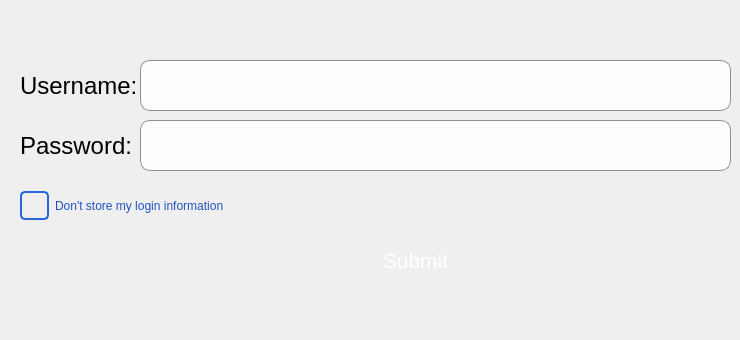
     <widget class="QWidget" name="loginIndex">
      <widget class="QLineEdit" name="password_input">
       <property name="geometry">
        <rect>
         <x>140</x>
         <y>120</y>
         <width>591</width>
         <height>51</height>
        </rect>
       </property>
       <property name="styleSheet">
        <string notr="true">QLineEdit{
	border: 1px solid #8e918f;
	border-radius: 10px;
	padding: 6px;
	background-color: #fdfdfd;
	color: black;
}</string>
       </property>
       <property name="text">
        <string/>
       </property>
       <property name="echoMode">
        <enum>QLineEdit::Password</enum>
       </property>
      </widget>
      <widget class="QLineEdit" name="username_input">
       <property name="geometry">
        <rect>
         <x>140</x>
         <y>60</y>
         <width>591</width>
         <height>51</height>
        </rect>
       </property>
       <property name="styleSheet">
        <string notr="true">QLineEdit{
	border: 1px solid #8e918f;
	border-radius: 10px;
	padding: 6px;
	background-color: #fdfdfd;
	color: black;
}</string>
       </property>
       <property name="text">
        <string/>
       </property>
      </widget>
      <widget class="QPushButton" name="submitBtn">
       <property name="geometry">
        <rect>
         <x>320</x>
         <y>230</y>
         <width>191</width>
         <height>61</height>
        </rect>
       </property>
       <property name="font">
        <font>
         <pointsize>16</pointsize>
        </font>
       </property>
       <property name="styleSheet">
        <string notr="true">QPushButton{
	background-color: qlineargradient(
    		spread:pad,
    		x1:0.5, y1:0,
    		x2:0.5, y2:1,
    		stop:0 rgba(22, 135, 211, 255),
    		stop:1 rgba(1, 94, 158, 255)
	);
	border: 1px solid transparent;
	border-radius: 12px;
	color: white;
}

QPushButton:hover{
	background-color: qlineargradient(
    		spread:pad,
    		x1:0.5, y1:0,
    		x2:0.5, y2:1,
    		stop:0 rgba(29, 150, 231, 255),
    		stop:1 rgba(1, 115, 193, 255)
	);
	border: 1px solid transparent;
	border-radius: 12px;
	color: white
}

QPushButton:pressed{
	background-color: qlineargradient(
    		spread:pad,
    		x1:0.5, y1:0,
    		x2:0.5, y2:1,
    		stop:0 rgba(20, 121, 190, 255),
    		stop:1 rgba(1, 85, 142, 255) 
	);
	border: 1px solid transparent;
	border-radius: 12px;
	color: white
}</string>
       </property>
       <property name="text">
        <string>Submit</string>
       </property>
      </widget>
      <widget class="QCheckBox" name="storeLoginCheckbox">
       <property name="geometry">
        <rect>
         <x>20</x>
         <y>190</y>
         <width>391</width>
         <height>31</height>
        </rect>
       </property>
       <property name="styleSheet">
        <string notr="true">QCheckBox{
	color: #2153bf
}

QCheckBox::indicator {
    width: 25px;
    height: 25px;
	border: 2px solid;
	border-radius: 5px;
	border-color: #2c64dc;
}

QCheckBox::indicator:checked {
    background-color: qlineargradient(spread:pad, x1:1, y1:1, x2:0, y2:0, stop:0 #2c64dc, stop:0.878307 #2356c4);
    image: url(config/icons/check-mark.png);
    background-position: center;
}

QCheckBox::indicator::hover {
	background-color: #e1e8fa;
}

QCheckBox::indicator::checked::hover
{
    background-color: qlineargradient(spread:pad, x1:1, y1:1, x2:0, y2:0, stop:0 #5683e3, stop:0.878307 #4273dd);

}</string>
       </property>
       <property name="text">
        <string>Don't store my login information</string>
       </property>
      </widget>
      <widget class="QLabel" name="password_label">
       <property name="geometry">
        <rect>
         <x>20</x>
         <y>130</y>
         <width>141</width>
         <height>31</height>
        </rect>
       </property>
       <property name="font">
        <font>
         <pointsize>18</pointsize>
        </font>
       </property>
       <property name="text">
        <string>Password:</string>
       </property>
      </widget>
      <widget class="QLabel" name="username_label">
       <property name="geometry">
        <rect>
         <x>20</x>
         <y>70</y>
         <width>141</width>
         <height>31</height>
        </rect>
       </property>
       <property name="font">
        <font>
         <pointsize>18</pointsize>
        </font>
       </property>
       <property name="text">
        <string>Username:</string>
       </property>
      </widget>
      <widget class="QLabel" name="statusLabel">
       <property name="geometry">
        <rect>
         <x>350</x>
         <y>290</y>
         <width>191</width>
         <height>41</height>
        </rect>
       </property>
       <property name="text">
        <string/>
       </property>
      </widget>
     </widget>
